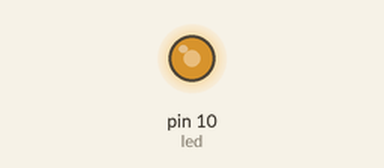
Bench run of a sketch on a simulated Arduino Uno, built with avr-gcc and run on an emulated ATmega328P. Parts: output pins drawn as LEDs (lit = HIGH).

Above: at 16.22 s.
Timing chart, 0 to 40.0 s (numbered marks = the images above):
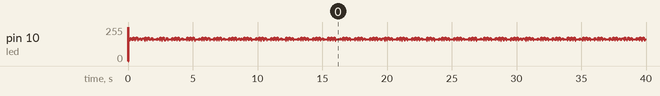

The sketch:

Remote.ino
```cpp
//Written by MrSirLRD
//code will pulse Led at pin 10 every 5mS
const int led = 10;
int dretes = 5;
int esquerres = 6;

void setup() {
  pinMode(led, OUTPUT);
  pinMode(dretes, INPUT);
  pinMode(esquerres, INPUT);
}

void loop() {
//dretes = digitalRead()
 // if (dretes == HIGH)
  //{
  digitalWrite(led, HIGH);
  delay(8);
  digitalWrite(led, LOW);
  delay(2);
  digitalWrite(led, HIGH);
  delay(4);
  digitalWrite(led, LOW);
  delay(2);
  digitalWrite(led, HIGH);
  delay(2);
  digitalWrite(led, LOW);
  delay(2);
  digitalWrite(led, HIGH);
  delay(2);
  digitalWrite(led, LOW);
  delay(2);
  digitalWrite(led, HIGH);
  delay(4);
  digitalWrite(led, LOW);
  delay(2);
  digitalWrite(led, HIGH);
  delay(2);
  digitalWrite(led, LOW);
  delay(2);
//  }
/*
//esquerres = digitalRead(6)
  if (esquerres == HIGH)
  {
  digitalWrite(led, HIGH);
  delay(8);
  digitalWrite(led, LOW);
  delay(2);
  digitalWrite(led, HIGH);
  delay(4);
  digitalWrite(led, LOW);
  delay(2);
  digitalWrite(led, HIGH);
  delay(2);
  digitalWrite(led, LOW);
  delay(2);
  digitalWrite(led, HIGH);
  delay(2);
  digitalWrite(led, LOW);
  delay(2);
  digitalWrite(led, HIGH);
  delay(4);
  digitalWrite(led, LOW);
  delay(2);
  digitalWrite(led, HIGH);
  delay(4);
  digitalWrite(led, LOW);
  delay(2);
  }*/
}
```
